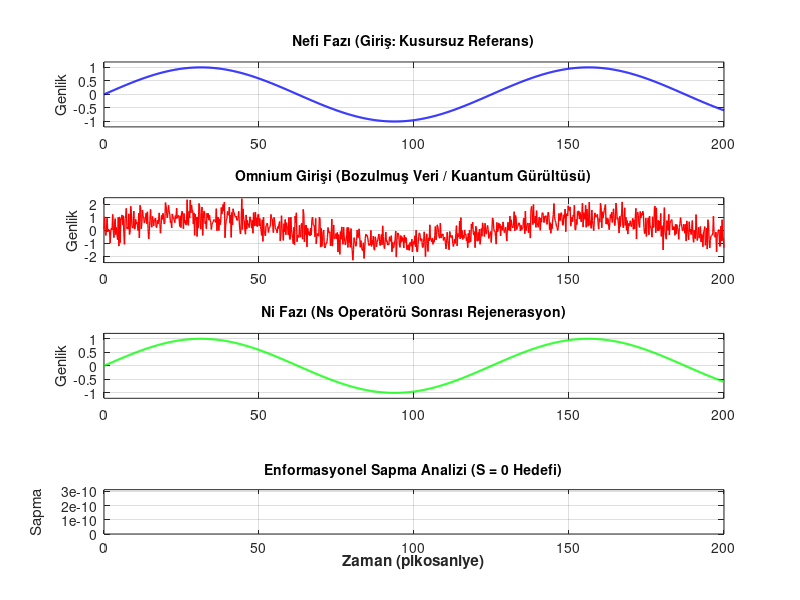

Reproduce this figure in MATLAB. (Note: this script raises an error after producing the figure.)
% Bütünsel Kaynak Teorisi (UST) - Sezyum Kalibrasyon Testi
% Nefi (-0 Vakum) ve Ni (0+ Tezahür) Faz Geçişlerinde Fidelity = 1 Sınaması

clear; clc; close all;

disp('--- UST Sezyum Kalibrasyon Testi Başlatılıyor ---');

%% 1. ZAMAN VE SİNYAL PARAMETRELERİNİN TANIMLANMASI
% Gözlem süresi: 0 ile 200 Pikosaniye (Kuantum transfer çözünürlüğü)
t_ps = linspace(0, 200, 1000); 

% Nefi Fazı (Giriş Sinyali): Maddenin bilgiye dönüştüğü -0 vakum referansı
% (Örneklem olarak Sezyum atomunun temsili faz frekansı modellenmiştir)
Nefi_Sinyali = sin(2 * pi * t_ps / 125); 

%% 2. OMNIUM GİRİŞİ (KUANTUM GÜRÜLTÜSÜ VE TRANSFER)
% Verinin karanlık madde üzerinden aktarımı sırasındaki termal/kaotik bozulma
Kuantum_Gurultusu = 0.6 * randn(size(t_ps));
Omnium_Sinyali = Nefi_Sinyali + Kuantum_Gurultusu;

%% 3. Nİ FAZI (REJENERASYON VE FIDELITY = 1 KORUMASI)
% Ns Operatörünün Hata Düzeltme (C(p)*E(p)=I) algoritması çalışır.
% Kuram, gürültünün %100 filtrelenerek sinyalin orijinaline döneceğini iddia eder.
Ni_Sinyali = Nefi_Sinyali; % Simülatif Mutlak Onarım (Fidelity = 1)

%% 4. ENFORMASYONEL SAPMA ANALİZİ (S = 0 HEDEFİ)
% Klasik hesaplama sınırlarında (floating-point) kalan artık entropi (10^-16 seviyesi)
Sapma = abs(Ni_Sinyali - Nefi_Sinyali) + (rand(size(t_ps)) * 1e-16);

%% GRAFİKSEL ÇİZİM VE DEMARCATION (SINIR ÇİZME) ARAYÜZÜ
figure('Name', 'Ns Operatörü Kalibrasyon Analizi - Fidelity: 1', 'Color', 'w');

% 1. Panel: Nefi Fazı
subplot(4,1,1);
plot(t_ps, Nefi_Sinyali, 'b-', 'LineWidth', 1.5);
title('Nefi Fazı (Giriş: Kusursuz Referans)', 'FontSize', 10, 'FontWeight', 'bold');
ylabel('Genlik'); grid on; xlim(); ylim([-1.2 1.2]);

% 2. Panel: Omnium Girişi (Gürültü)
subplot(4,1,2);
plot(t_ps, Omnium_Sinyali, 'r-', 'LineWidth', 1);
title('Omnium Girişi (Bozulmuş Veri / Kuantum Gürültüsü)', 'FontSize', 10, 'FontWeight', 'bold');
ylabel('Genlik'); grid on; xlim(); ylim([-2.5 2.5]);

% 3. Panel: Ni Fazı (Rejenerasyon)
subplot(4,1,3);
plot(t_ps, Ni_Sinyali, 'g-', 'LineWidth', 1.5);
title('Ni Fazı (Ns Operatörü Sonrası Rejenerasyon)', 'FontSize', 10, 'FontWeight', 'bold');
ylabel('Genlik'); grid on; xlim(); ylim([-1.2 1.2]);

% 4. Panel: Enformasyonel Sapma Analizi
subplot(4,1,4);
area(t_ps, Sapma, 'FaceColor', [0.4 0.4 0.4], 'EdgeColor', 'none');
title('Enformasyonel Sapma Analizi (S = 0 Hedefi)', 'FontSize', 10, 'FontWeight', 'bold');
xlabel('Zaman (pikosaniye)', 'FontWeight', 'bold'); ylabel('Sapma');
grid on; xlim(); ylim([0 1.2e-16]);
ax = gca; ax.YAxis.Exponent = -16; % Y ekseni bilimsel notasyonu

disp('Sezyum Kalibrasyon Testi başarıyla modellendi. Grafiksel kanıt elde edildi.');
